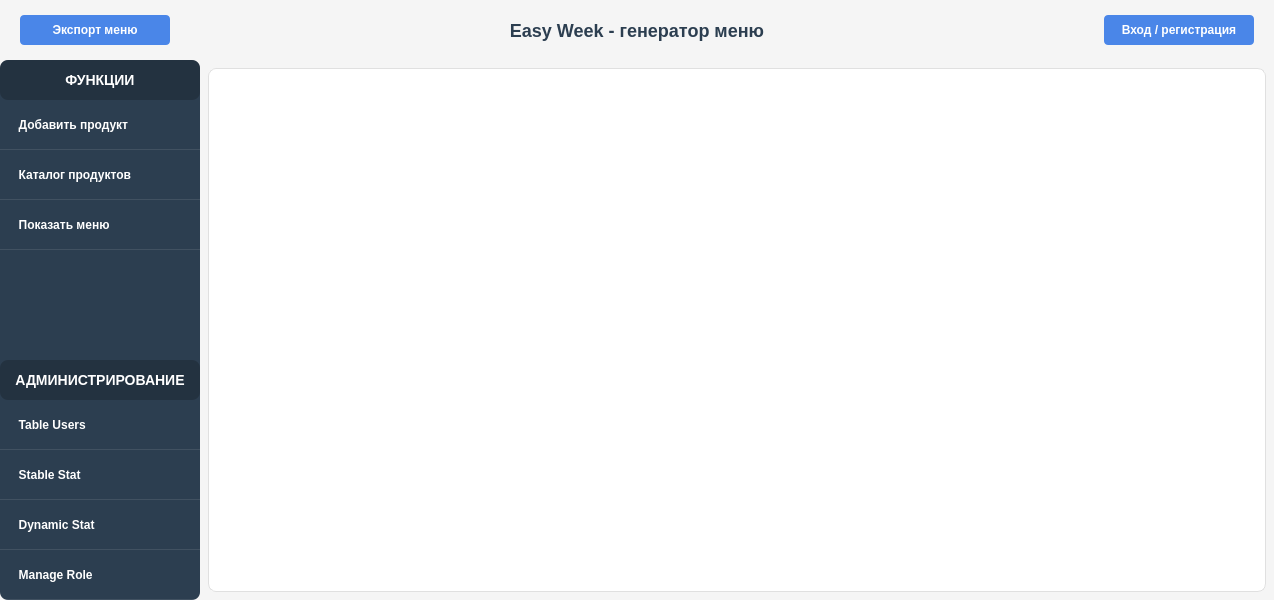
<?xml version="1.0" encoding="UTF-8"?>
<ui version="4.0">
 <class>MainWindow</class>
 <widget class="QMainWindow" name="MainWindow">
  <property name="geometry">
   <rect>
    <x>0</x>
    <y>0</y>
    <width>1274</width>
    <height>600</height>
   </rect>
  </property>
  <property name="sizePolicy">
   <sizepolicy hsizetype="Fixed" vsizetype="Fixed">
    <horstretch>0</horstretch>
    <verstretch>0</verstretch>
   </sizepolicy>
  </property>
  <property name="windowTitle">
   <string>Easy Week - Генератор Меню</string>
  </property>
  <property name="styleSheet">
   <string notr="true">QMainWindow {
    background-color: #f5f5f5;
}

QFrame {
    border-radius: 8px;
}

QPushButton {
    background-color: #4a86e8;
    color: white;
    border: none;
    padding: 8px 16px;
    border-radius: 4px;
    font-weight: bold;
}

QPushButton:hover {
    background-color: #3a76d8;
}

QPushButton:pressed {
    background-color: #2a66c8;
}

QLabel {
    color: #333333;
    font-size: 14px;
}

#mainContainer {
    background-color: white;
    border: 1px solid #e0e0e0;
}

#leftColumn {
    background-color: #2c3e50;
    color: white;
}

#leftColumn QPushButton {
    background-color: transparent;
    color: white;
    text-align: left;
    padding: 12px;
    border-radius: 0px;
    border-bottom: 1px solid rgba(255, 255, 255, 0.1);
}

#leftColumn QPushButton:hover {
    background-color: rgba(255, 255, 255, 0.1);
}

#leftColumn QPushButton:pressed {
    background-color: rgba(255, 255, 255, 0.2);
}

#topBar {
    background-color: white;
    border-bottom: 1px solid #e0e0e0;
}

#label {
    font-size: 18px;
    font-weight: bold;
    color: #2c3e50;
}</string>
  </property>
  <widget class="QWidget" name="centralwidget">
   <layout class="QVBoxLayout" name="gridLayout" stretch="0">
    <property name="spacing">
     <number>0</number>
    </property>
    <property name="leftMargin">
     <number>0</number>
    </property>
    <property name="topMargin">
     <number>0</number>
    </property>
    <property name="rightMargin">
     <number>0</number>
    </property>
    <property name="bottomMargin">
     <number>0</number>
    </property>
    <item>
     <widget class="QFrame" name="mainFrame">
      <property name="frameShape">
       <enum>QFrame::Shape::NoFrame</enum>
      </property>
      <property name="frameShadow">
       <enum>QFrame::Shadow::Raised</enum>
      </property>
      <layout class="QVBoxLayout" name="mainFrameLayout">
       <property name="spacing">
        <number>0</number>
       </property>
       <property name="leftMargin">
        <number>0</number>
       </property>
       <property name="topMargin">
        <number>0</number>
       </property>
       <property name="rightMargin">
        <number>0</number>
       </property>
       <property name="bottomMargin">
        <number>0</number>
       </property>
       <item>
        <widget class="QFrame" name="topBarFrame">
         <property name="minimumSize">
          <size>
           <width>0</width>
           <height>60</height>
          </size>
         </property>
         <property name="maximumSize">
          <size>
           <width>16777215</width>
           <height>60</height>
          </size>
         </property>
         <property name="frameShape">
          <enum>QFrame::Shape::NoFrame</enum>
         </property>
         <property name="frameShadow">
          <enum>QFrame::Shadow::Raised</enum>
         </property>
         <layout class="QHBoxLayout" name="topBar">
          <property name="spacing">
           <number>15</number>
          </property>
          <property name="leftMargin">
           <number>20</number>
          </property>
          <property name="topMargin">
           <number>10</number>
          </property>
          <property name="rightMargin">
           <number>20</number>
          </property>
          <property name="bottomMargin">
           <number>10</number>
          </property>
          <item>
           <widget class="QPushButton" name="pushButton_3">
            <property name="minimumSize">
             <size>
              <width>150</width>
              <height>0</height>
             </size>
            </property>
            <property name="layoutDirection">
             <enum>Qt::LayoutDirection::LeftToRight</enum>
            </property>
            <property name="text">
             <string>Экспорт меню</string>
            </property>
            <property name="icon">
             <iconset>
              <normaloff>export_icon.png</normaloff>export_icon.png</iconset>
            </property>
           </widget>
          </item>
          <item>
           <widget class="QLabel" name="label">
            <property name="sizePolicy">
             <sizepolicy hsizetype="Expanding" vsizetype="Preferred">
              <horstretch>0</horstretch>
              <verstretch>0</verstretch>
             </sizepolicy>
            </property>
            <property name="text">
             <string>Easy Week - генератор меню</string>
            </property>
            <property name="alignment">
             <set>Qt::AlignmentFlag::AlignCenter</set>
            </property>
           </widget>
          </item>
          <item>
           <widget class="QPushButton" name="exitButton">
            <property name="minimumSize">
             <size>
              <width>150</width>
              <height>0</height>
             </size>
            </property>
            <property name="text">
             <string>Вход / регистрация</string>
            </property>
            <property name="icon">
             <iconset>
              <normaloff>user_icon.png</normaloff>user_icon.png</iconset>
            </property>
           </widget>
          </item>
         </layout>
        </widget>
       </item>
       <item>
        <layout class="QHBoxLayout" name="contentLayout">
         <property name="spacing">
          <number>0</number>
         </property>
         <item>
          <widget class="QFrame" name="leftColumn">
           <property name="minimumSize">
            <size>
             <width>200</width>
             <height>0</height>
            </size>
           </property>
           <property name="maximumSize">
            <size>
             <width>200</width>
             <height>16777215</height>
            </size>
           </property>
           <property name="autoFillBackground">
            <bool>false</bool>
           </property>
           <property name="frameShape">
            <enum>QFrame::Shape::NoFrame</enum>
           </property>
           <property name="frameShadow">
            <enum>QFrame::Shadow::Raised</enum>
           </property>
           <layout class="QVBoxLayout" name="leftColumnLayout">
            <property name="spacing">
             <number>0</number>
            </property>
            <property name="leftMargin">
             <number>0</number>
            </property>
            <property name="topMargin">
             <number>0</number>
            </property>
            <property name="rightMargin">
             <number>0</number>
            </property>
            <property name="bottomMargin">
             <number>0</number>
            </property>
            <item>
             <widget class="QLabel" name="userSectionLabel">
              <property name="minimumSize">
               <size>
                <width>0</width>
                <height>40</height>
               </size>
              </property>
              <property name="font">
               <font>
                <pointsize>-1</pointsize>
                <bold>true</bold>
               </font>
              </property>
              <property name="styleSheet">
               <string notr="true">color: white; padding: 10px; background-color: rgba(0, 0, 0, 0.2);</string>
              </property>
              <property name="text">
               <string>ФУНКЦИИ</string>
              </property>
              <property name="alignment">
               <set>Qt::AlignmentFlag::AlignCenter</set>
              </property>
             </widget>
            </item>
            <item>
             <layout class="QVBoxLayout" name="verticalLayout">
              <property name="spacing">
               <number>0</number>
              </property>
              <item>
               <widget class="QPushButton" name="addProductButton">
                <property name="minimumSize">
                 <size>
                  <width>0</width>
                  <height>50</height>
                 </size>
                </property>
                <property name="text">
                 <string>  Добавить продукт</string>
                </property>
                <property name="icon">
                 <iconset>
                  <normaloff>add_icon.png</normaloff>add_icon.png</iconset>
                </property>
               </widget>
              </item>
              <item>
               <widget class="QPushButton" name="productListButton">
                <property name="minimumSize">
                 <size>
                  <width>0</width>
                  <height>50</height>
                 </size>
                </property>
                <property name="text">
                 <string>  Каталог продуктов</string>
                </property>
                <property name="icon">
                 <iconset>
                  <normaloff>list_icon.png</normaloff>list_icon.png</iconset>
                </property>
               </widget>
              </item>
              <item>
               <widget class="QPushButton" name="createMenButton">
                <property name="sizePolicy">
                 <sizepolicy hsizetype="Preferred" vsizetype="Preferred">
                  <horstretch>0</horstretch>
                  <verstretch>0</verstretch>
                 </sizepolicy>
                </property>
                <property name="minimumSize">
                 <size>
                  <width>0</width>
                  <height>50</height>
                 </size>
                </property>
                <property name="text">
                 <string>  Показать меню</string>
                </property>
                <property name="icon">
                 <iconset>
                  <normaloff>menu_icon.png</normaloff>menu_icon.png</iconset>
                </property>
               </widget>
              </item>
             </layout>
            </item>
            <item>
             <spacer name="verticalSpacer">
              <property name="orientation">
               <enum>Qt::Orientation::Vertical</enum>
              </property>
              <property name="sizeHint" stdset="0">
               <size>
                <width>20</width>
                <height>40</height>
               </size>
              </property>
             </spacer>
            </item>
            <item>
             <widget class="QLabel" name="adminSectionLabel">
              <property name="minimumSize">
               <size>
                <width>0</width>
                <height>40</height>
               </size>
              </property>
              <property name="font">
               <font>
                <pointsize>-1</pointsize>
                <bold>true</bold>
               </font>
              </property>
              <property name="styleSheet">
               <string notr="true">color: white; padding: 10px; background-color: rgba(0, 0, 0, 0.2);</string>
              </property>
              <property name="text">
               <string>АДМИНИСТРИРОВАНИЕ</string>
              </property>
              <property name="alignment">
               <set>Qt::AlignmentFlag::AlignCenter</set>
              </property>
             </widget>
            </item>
            <item>
             <layout class="QVBoxLayout" name="verticalLayout_2">
              <property name="spacing">
               <number>0</number>
              </property>
              <item>
               <widget class="QPushButton" name="tableUsersButton">
                <property name="minimumSize">
                 <size>
                  <width>0</width>
                  <height>50</height>
                 </size>
                </property>
                <property name="text">
                 <string>  Table Users</string>
                </property>
                <property name="icon">
                 <iconset>
                  <normaloff>users_icon.png</normaloff>users_icon.png</iconset>
                </property>
               </widget>
              </item>
              <item>
               <widget class="QPushButton" name="stableStatButton">
                <property name="minimumSize">
                 <size>
                  <width>0</width>
                  <height>50</height>
                 </size>
                </property>
                <property name="text">
                 <string>  Stable Stat</string>
                </property>
                <property name="icon">
                 <iconset>
                  <normaloff>chart_icon.png</normaloff>chart_icon.png</iconset>
                </property>
               </widget>
              </item>
              <item>
               <widget class="QPushButton" name="dynamicStatButton">
                <property name="minimumSize">
                 <size>
                  <width>0</width>
                  <height>50</height>
                 </size>
                </property>
                <property name="text">
                 <string>  Dynamic Stat</string>
                </property>
                <property name="icon">
                 <iconset>
                  <normaloff>chart_dynamic_icon.png</normaloff>chart_dynamic_icon.png</iconset>
                </property>
               </widget>
              </item>
              <item>
               <widget class="QPushButton" name="manageRoleButton">
                <property name="minimumSize">
                 <size>
                  <width>0</width>
                  <height>50</height>
                 </size>
                </property>
                <property name="text">
                 <string>  Manage Role</string>
                </property>
                <property name="icon">
                 <iconset>
                  <normaloff>role_icon.png</normaloff>role_icon.png</iconset>
                </property>
               </widget>
              </item>
             </layout>
            </item>
           </layout>
          </widget>
         </item>
         <item>
          <widget class="QFrame" name="mainContainer">
           <property name="styleSheet">
            <string notr="true">background-color: white; margin: 8px; border-radius: 8px;</string>
           </property>
           <property name="frameShape">
            <enum>QFrame::Shape::NoFrame</enum>
           </property>
           <property name="frameShadow">
            <enum>QFrame::Shadow::Raised</enum>
           </property>
          </widget>
         </item>
        </layout>
       </item>
      </layout>
     </widget>
    </item>
   </layout>
  </widget>
 </widget>
 <resources/>
 <connections/>
</ui>
